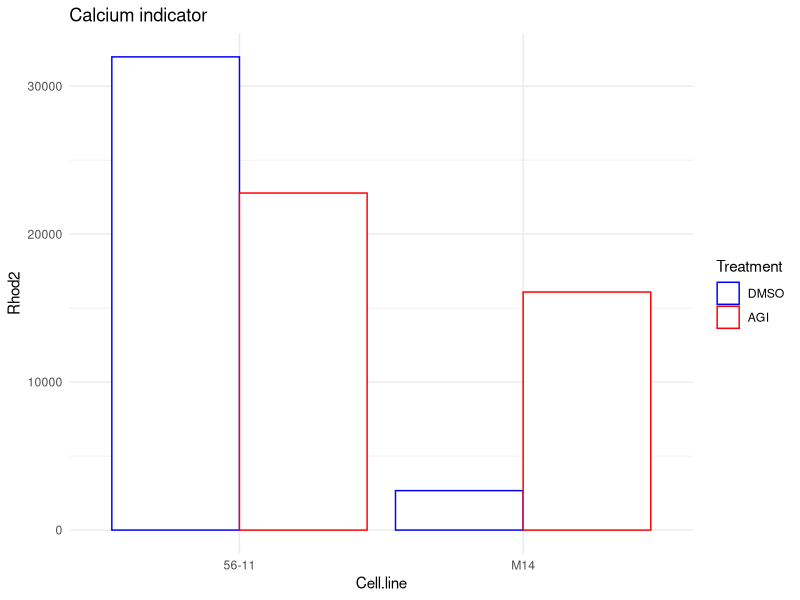
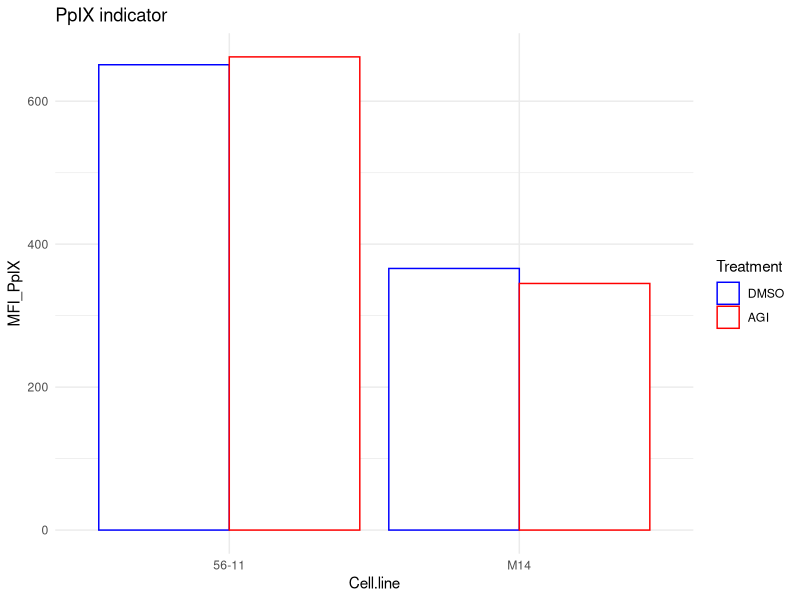
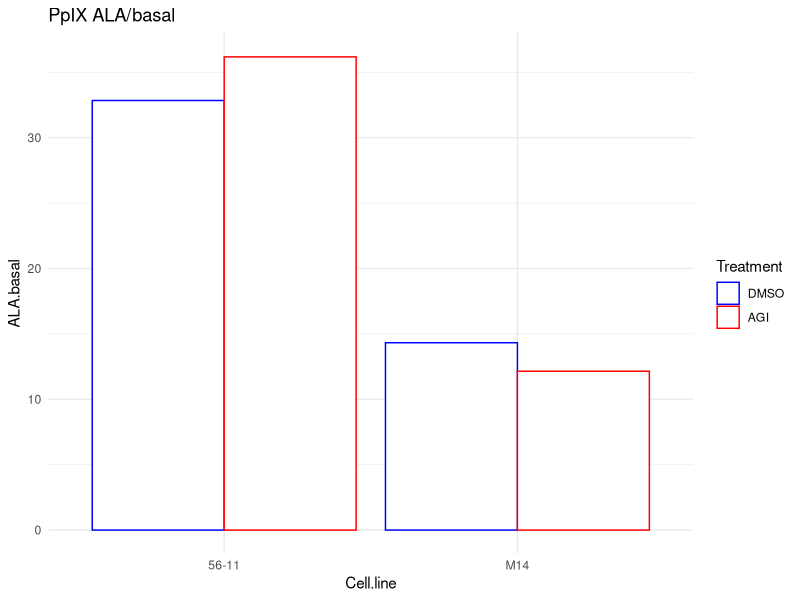
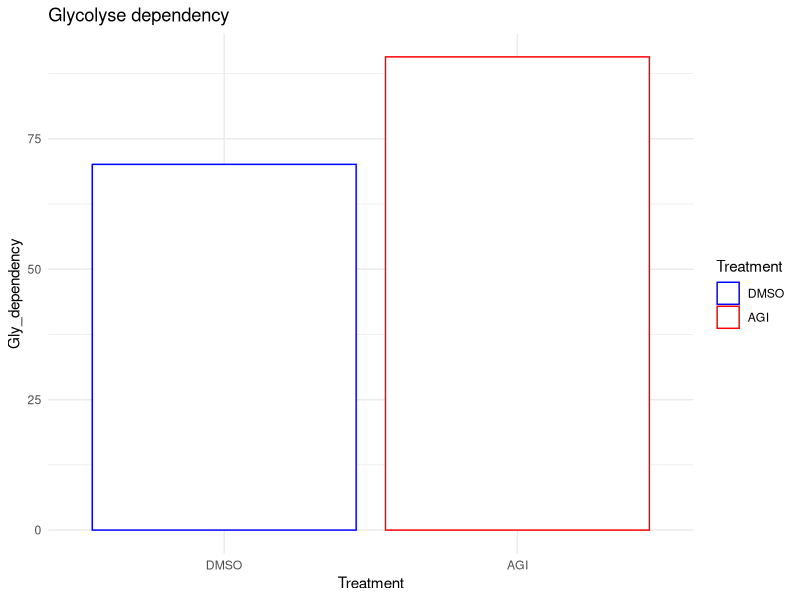
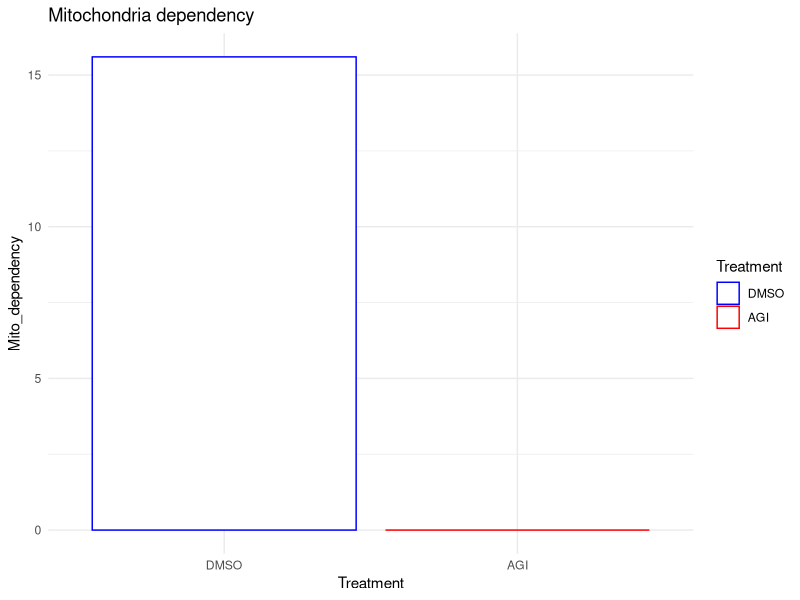
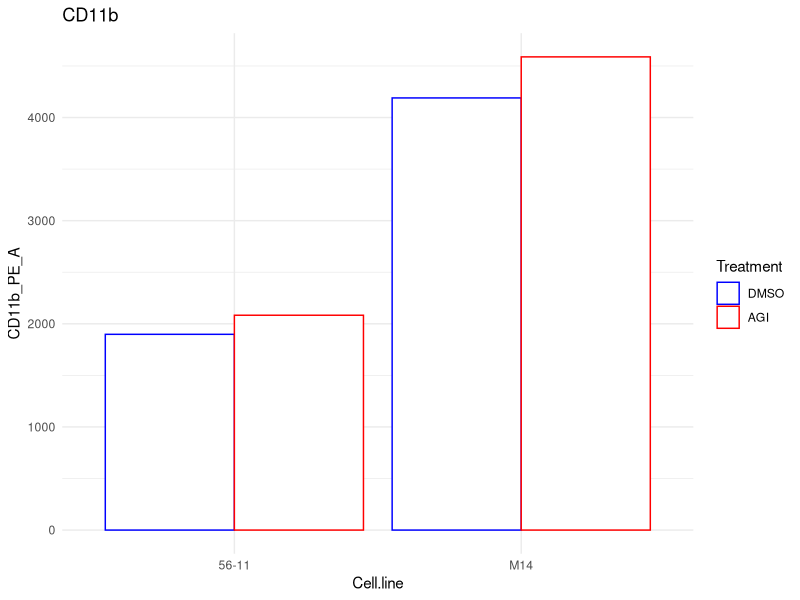
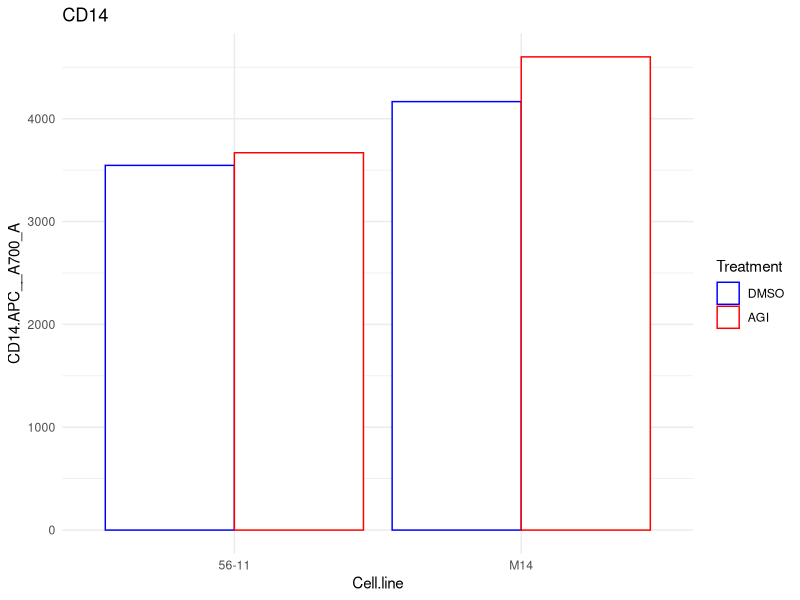
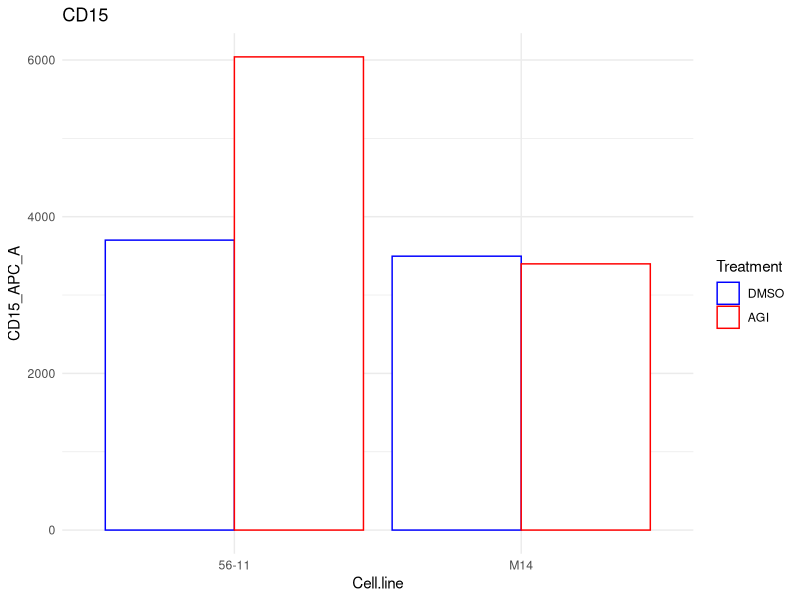

Reproduce these figures in R, in order.
## ---- chunk 1
library(ggplot2)

Diff_facs_analysis <- read.csv("Data/Diff_AGI.csv")
Rhod2_facs_analysis <- read.csv("Data/Rhod2_AGI.csv")
PpIX_facs_analysis <- read.csv("Data/PpIX_AGI_ALA_Basal.csv")
Scenith_analysis <- read.csv("Data/Scenith.csv")
## ---- chunk 2
ggplot(data=Rhod2_facs_analysis, aes(x = Cell.line, y = Rhod2, color = factor(Treatment, levels = c("DMSO", "AGI")))) +
  scale_color_manual(values=c("#0000FF", "#FF0000"), limits=c("DMSO", "AGI")) +
  geom_bar(stat = "identity", fill = "white", position = position_dodge()) + 
  labs(color = "Treatment", title = "Calcium indicator")+
  theme_minimal()
## ---- chunk 3
ggplot(data=PpIX_facs_analysis, aes(x = Cell.line, y = MFI_PpIX, color = factor(Treatment, levels = c("DMSO", "AGI")))) + 
  scale_color_manual(values=c("#0000FF", "#FF0000"), limits=c("DMSO", "AGI")) +
  geom_bar(stat = "identity", fill = "white", position = position_dodge()) + 
  labs(color = "Treatment", title = "PpIX indicator")+
  theme_minimal()
## ---- chunk 4
ggplot(data=PpIX_facs_analysis, aes(x = Cell.line, y = ALA.basal, color = factor(Treatment, levels = c("DMSO", "AGI")))) + 
  scale_color_manual(values=c("#0000FF", "#FF0000"), limits=c("DMSO", "AGI")) +
  geom_bar(stat = "identity", fill = "white", position = position_dodge()) + 
  labs(color = "Treatment", title = "PpIX ALA/basal")+
  theme_minimal()
## ---- chunk 5
ggplot(data=Scenith_analysis, aes(x=factor(Treatment, levels = c("DMSO", "AGI")), y=Gly_dependency, color=factor(Treatment, levels = c("DMSO", "AGI"))))+
  scale_color_manual(values=c("#0000FF", "#FF0000"), limits=c("DMSO", "AGI")) +
  geom_bar(stat = "identity", fill = "white", position = position_dodge()) + 
  labs(color = "Treatment", title = "Glycolyse dependency", x = "Treatment")+
  theme_minimal()
## ---- chunk 6
ggplot(data=Scenith_analysis, aes(x=factor(Treatment, levels = c("DMSO", "AGI")), y=Mito_dependency, color=factor(Treatment, levels = c("DMSO", "AGI"))))+
  scale_color_manual(values=c("#0000FF", "#FF0000"), limits=c("DMSO", "AGI")) +
  geom_bar(stat = "identity", fill = "white", position = position_dodge()) + 
  labs(color = "Treatment", title = "Mitochondria dependency", x = "Treatment")+
  theme_minimal()
## ---- chunk 7
ggplot(data=Diff_facs_analysis[c(1:4),], aes(x=Cell.line, y=CD11b_PE_A, color=factor(Treatment, levels = c("DMSO", "AGI"))))+
  scale_color_manual(values=c("#0000FF", "#FF0000"), limits=c("DMSO", "AGI")) +
  geom_bar(stat = "identity", fill = "white", position = position_dodge()) + 
  labs(color = "Treatment", title = "CD11b")+
  theme_minimal()
## ---- chunk 8
ggplot(data=Diff_facs_analysis[c(1:4),], aes(x=Cell.line, y=CD14.APC__A700_A, color=factor(Treatment, levels = c("DMSO", "AGI"))))+
  scale_color_manual(values=c("#0000FF", "#FF0000"), limits=c("DMSO", "AGI")) +
  geom_bar(stat = "identity", fill = "white", position = position_dodge()) + 
  labs(color = "Treatment", title = "CD14")+
  theme_minimal()
## ---- chunk 9
ggplot(data=Diff_facs_analysis[c(1:4),], aes(x=Cell.line, y=CD15_APC_A, color=factor(Treatment, levels = c("DMSO", "AGI"))))+
  scale_color_manual(values=c("#0000FF", "#FF0000"), limits=c("DMSO", "AGI")) +
  geom_bar(stat = "identity", fill = "white", position = position_dodge()) + 
  labs(color = "Treatment", title = "CD15")+
  theme_minimal()
